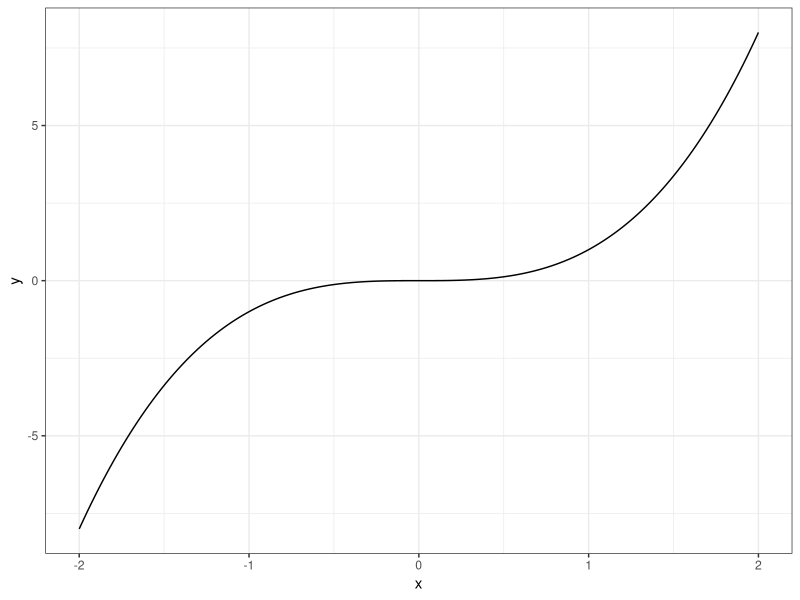

The R source for this figure:
library(ggplot2)
library(dplyr)

rm(list = ls())

f <- function(x) {
  y = x^3
}

x = seq(from = -2, to = 2, by = 0.01)

data <- data.frame(x = x,
                   y = f(x))

chart <- ggplot(data, aes(x, y)) +
  geom_line() +
  theme_bw()

print(chart)